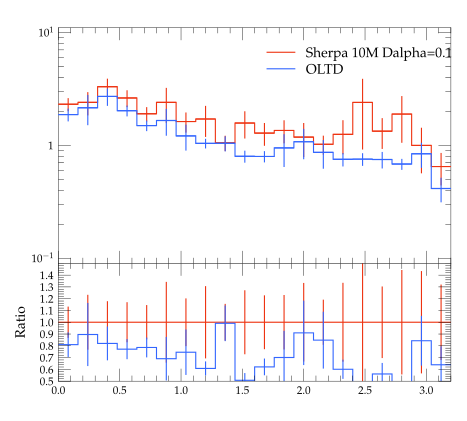

The Python source for this figure:
#! /usr/bin/env python

# This Python script was auto-generated using YODA v2.0.0.
# Analysis object: /evtb/inc_bg_dphi
# Timestamp: 12-04-2024 (11:12:09)

import matplotlib as mpl
import matplotlib.pyplot as plt
mpl.use('Agg') # comment out for interactive use
import os
import numpy as np

plotDir = os.path.split(os.path.realpath(__file__))[0]
if 'YODA_USER_PLOT_PATH' in globals():
    plot_outdir = globals()['YODA_USER_PLOT_PATH']
else:
    plot_outdir = plotDir

#plot style
plt.style.use(os.path.join(plotDir, '../default.mplstyle'))
# plot metadata
figW, figH = plt.rcParams['figure.figsize']
ax_xLabel = r''
ax_yLabel = r''
ax_title  = r''
ax_xScale = 'linear'
ax_yScale = 'log'
xLims = (0.0, 3.2)
yLims = (0.09000000000000001, 11.0)

# TeX-friendly labels for the legend
labels = [ r"Sherpa 10M Dalpha=0.1", r"OLTD" ]

# Create figure and axis objects
fig, (ax, ratio0_ax) = plt.subplots(2, 1, sharex=True,
                  figsize=(figW,figH), gridspec_kw={'height_ratios': (2, 1)})
ratio0_ax.yaxis.set_major_locator(mpl.ticker.MultipleLocator(0.1))
ratio0_ax.set_ylim(0.5, 1.4999)
ratio0_ax.set_ylabel('Ratio')

# LineColor map: curve index -> color
linecolors = {0: '#EE3311', 1: '#3366FF'}
# the numerical data is stored in a separate file
dataf = dict()
prefix = os.path.split(__file__)[0]
if prefix:    prefix = prefix + '/'
exec(open(prefix+'inc_bg_dphi__data.py').read(), dataf)


legend_handles = [] # keep track of handles for the legend

# style options for curves
# starts at zorder>=5 to draw curve on top of legend
styles = {
  'curve0': {
    'color' : linecolors[0],
    'linestyle' : '-',
    'marker' : 'o',
    'zorder' : 5,
    'histstyle' : True,
  },
  'curve1': {
    'color' : linecolors[1],
    'linestyle' : '-',
    'marker' : 'o',
    'zorder' : 6,
    'histstyle' : True,
  },
}
# curve from input yoda files in main panel
for label in dataf['yvals'].keys():
    if all(np.isnan(v) for v in dataf['yvals'][label]):
        continue
    tmp = None
    if styles[label]['histstyle']: # draw as histogram
        tmp, = ax.plot(dataf['xedges'], dataf['yedges'][label],
                       color=styles[label]['color'],
                       linestyle=styles[label]['linestyle'],
                       drawstyle='steps-pre', solid_joinstyle='miter',
                       zorder=styles[label]['zorder'], label=label)
        ax.errorbar(dataf['xpoints'], dataf['yvals'][label], color=styles[label]['color'],
                    xerr=dataf['xerrs'], yerr=[dataf['ydowns'][label], dataf['yups'][label]],
                    linestyle='none', zorder=styles[label]['zorder'])
    else: # draw as scatter
        tmp = ax.errorbar(dataf['xpoints'], dataf['yvals'][label],
                          xerr=dataf['xerrs'],
                          yerr=[ dataf['ydowns'][label],
                          dataf['yups'][label] ],
                          fmt=styles[label]['marker'],
                          ecolor=styles[label]['color'],
                          color=styles[label]['color'], zorder=2)
        tmp[-1][0].set_linestyle(styles[label]['linestyle'])
    legend_handles += [tmp]
    for varLabel in dataf['variation_yvals'].keys():
        if varLabel.startswith(label):
            tmp, = ax.plot(dataf['xedges'], dataf['variation_yvals'][varLabel],
                           color=styles[label]['color'],
                           linestyle=styles[label]['linestyle'],
                           drawstyle='steps-pre', solid_joinstyle='miter',
                           zorder=styles[label]['zorder'], alpha=0.5)


# plots on ratio panel
# curve from input yoda files in ratio panel
for label, yvals in dataf['ratio0_yvals'].items():
    if all(np.isnan(v) for v in yvals):
        continue
    if styles[label]['histstyle']: # plot as histogram
        ratio0_ax.plot(dataf['xedges'], yvals,
                       color=styles[label]['color'],
                       linestyle=styles[label]['linestyle'],
                       drawstyle='steps-pre', zorder=1,
                       solid_joinstyle='miter')
        ratio0_ax.vlines(dataf['xpoints'],
                         dataf['ratio0_ymin'][label],
                         dataf['ratio0_ymax'][label],
                         color=styles[label]['color'], zorder=1)
    else: # plot as scatter
        tmp = ratio0_ax.errorbar(dataf['xpoints'],
                                 yvals, xerr=dataf['xerrs'],
                                 yerr=dataf['ratio0_yerrs'][label],
                                 fmt=styles[label]['marker'],
                                 ecolor=styles[label]['color'],
                                 color=styles[label]['color'])
        tmp[-1][0].set_linestyle(styles[label]['linestyle'])

    for varlabel in dataf['ratio0_variation_vals'].keys():
        if varlabel.startswith(label):
            ratio0_ax.plot(dataf['xedges'],
                            dataf['ratio0_variation_vals'][varlabel],
                            color=styles[label]['color'],
                            linestyle=styles[label]['linestyle'],
                            drawstyle='steps-pre', solid_joinstyle='miter',
                            zorder=1, alpha=0.5)

legend_pos = (0.5, 0.97)
ax.legend(legend_handles, labels, loc='upper left', bbox_to_anchor=legend_pos)

# set plot metadata as defined above
ratio0_ax.set_xlabel(ax_xLabel)
ratio0_ax.xaxis.set_label_coords(1., -.15)
ax.set_ylabel(ax_yLabel, loc='top')
ax.set_title(ax_title, loc='left')
ax.set_xscale(ax_xScale)
ax.set_yscale(ax_yScale)
ax.set_xlim(xLims)
ax.set_ylim(yLims)

# tick formatting
plt.rcParams['xtick.top'] = True
plt.rcParams['ytick.right'] = True
ax.yaxis.set_major_locator(mpl.ticker.LogLocator(base=10.0, numticks=np.inf))
ax.yaxis.set_minor_locator(mpl.ticker.LogLocator(
                           base=10.0, subs=np.arange(0.1, 1, 0.1), numticks=np.inf))
fig.align_ylabels((ax, ratio0_ax))
plt.savefig(os.path.join(plot_outdir, 'inc_bg_dphi.pdf'), format='PDF')
plt.savefig(os.path.join(plot_outdir, 'inc_bg_dphi.png'), format='PNG')

plt.close(fig)
